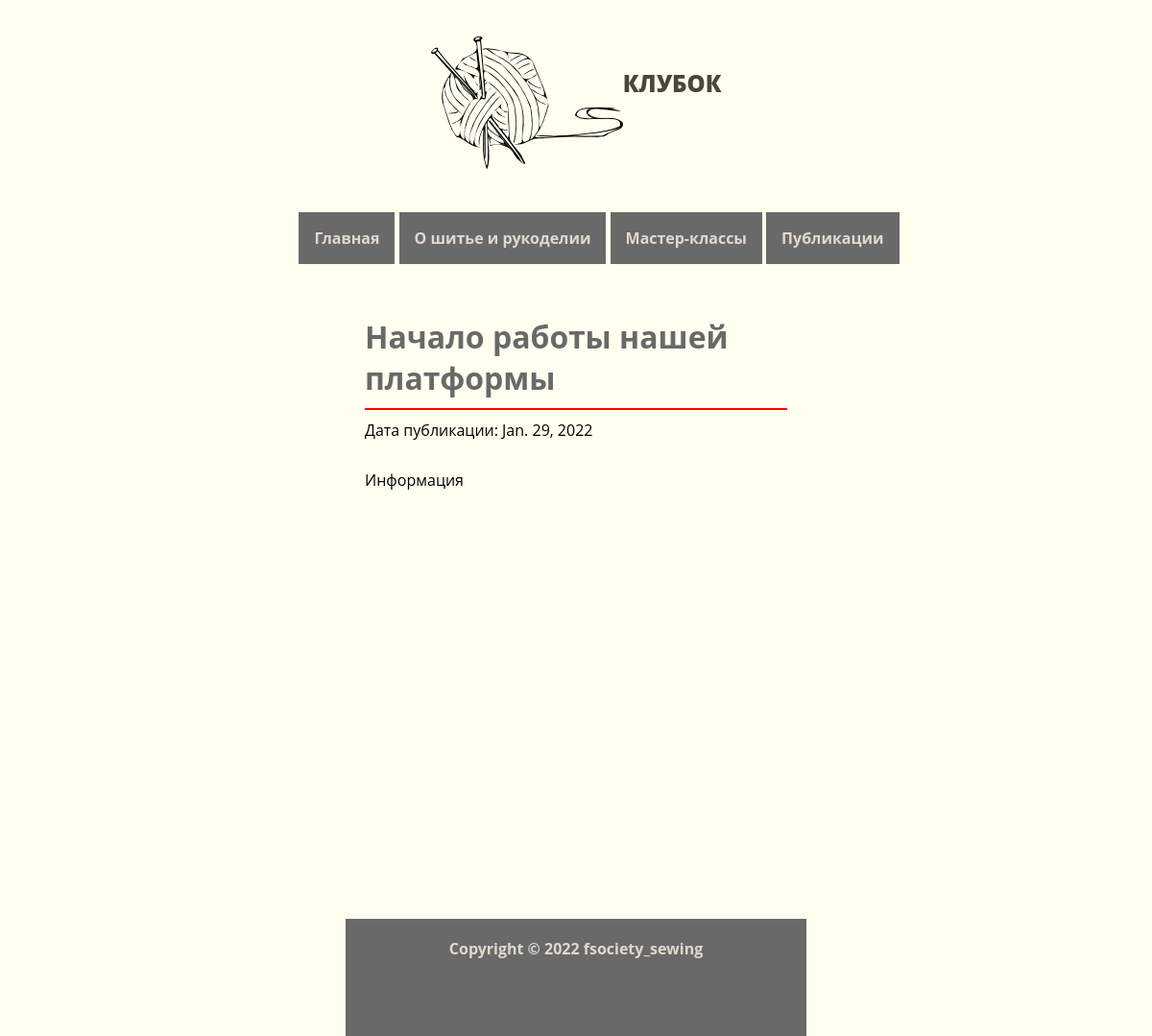
The page /post-details/1/ on the database as committed earlier.
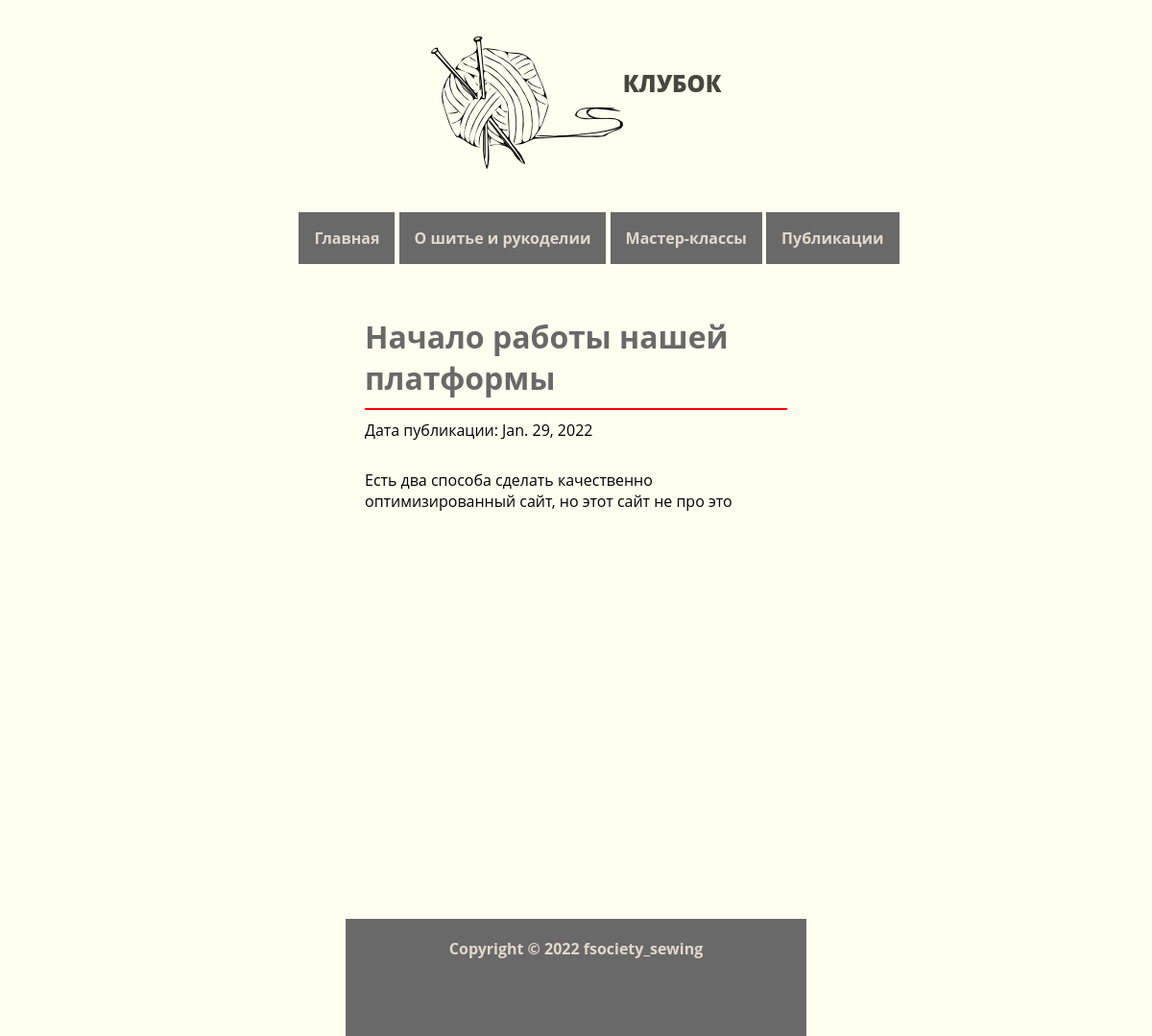
The same page on the database as committed later.
### Sewing_site/models.py (models this page shows, shortened)
class Post(models.Model):
	photo_of_preview_post = models.ImageField("Изображение заставки статьи", upload_to = 'photo_of_preview_post/' )
	date_of_post = models.DateField("Дата статьи", default = date.today)
	name_of_post = models.CharField("Название статьи", max_length = 64)
	text_of_post = models.TextField("Текст статьи")
	class Meta:
		verbose_name = "Статья"
		verbose_name_plural = "Статьи"

### Sewing_site/views.py (the view)
# urls.py: path('post-details/<int:pk>/', views.PostDetails.as_view(), name = "post-details"),
class PostDetails(DetailView):
	model = Post
	template_name = "Sewing_site/post_detail.html"

### Sewing_site/templates/Sewing_site/post_detail.html (shortened to what this page needs)
{% extends 'Sewing_site/base.html' %}
{% block content %}
<div class = "content-text-details">
<h1>{{ object.name_of_post }}</h1>
<div class = "line"></div>
<span class = "content-text-details-date">Дата публикации: {{ object.date_of_post}}</span>
<div class = "content-text-details-include">
{{ object.text_of_post|safe}}
</div>
</div>
{% endblock %}

Rows that differ between the two databases and show on the page:
changed Post "Начало работы нашей платформы": text_of_post "Информация" → "Есть два способа сделать качественно оптимизированный сайт, но этот сайт не про это"
